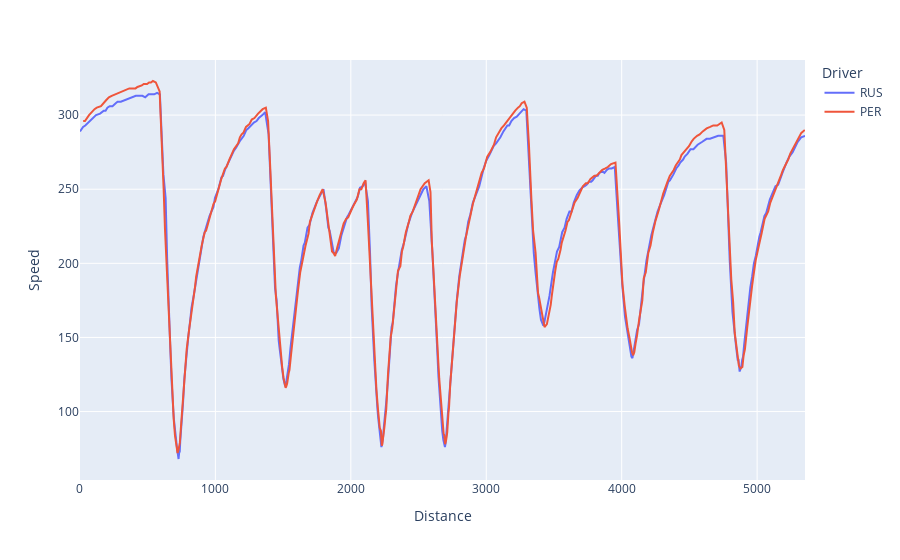

Here is the notebook cell this chart was saved with:
### Code cell
import plotly.express as px

fig = px.line(telemetry, "Distance", "Speed", color="Driver")
fig.show()

### Figure 1 — Plotly figure (JSON) as saved in the notebook; plotly's stock layout.template omitted (floating-point values rounded to 4 significant figures; data arrays with more than 128 entries replaced by an {"elided": "..."} marker saying what was removed)
{"data": [{"hovertemplate": "Driver=RUS<br>Distance=%{x}<br>Speed=%{y}<extra></extra>", "legendgroup": "RUS", "line": {"color": "#636efa", "dash": "solid"}, "marker": {"symbol": "circle"}, "mode": "lines", "name": "RUS", "orientation": "v", "showlegend": true, "type": "scatter", "x": {"elided": "341 float values"}, "xaxis": "x", "y": {"elided": "341 int values"}, "yaxis": "y"}, {"hovertemplate": "Driver=PER<br>Distance=%{x}<br>Speed=%{y}<extra></extra>", "legendgroup": "PER", "line": {"color": "#EF553B", "dash": "solid"}, "marker": {"symbol": "circle"}, "mode": "lines", "name": "PER", "orientation": "v", "showlegend": true, "type": "scatter", "x": {"elided": "337 float values"}, "xaxis": "x", "y": {"elided": "337 int values"}, "yaxis": "y"}], "layout": {"legend": {"title": {"text": "Driver"}, "tracegroupgap": 0}, "margin": {"t": 60}, "xaxis": {"anchor": "y", "domain": [0, 1], "title": {"text": "Distance"}}, "yaxis": {"anchor": "x", "domain": [0, 1], "title": {"text": "Speed"}}}}
